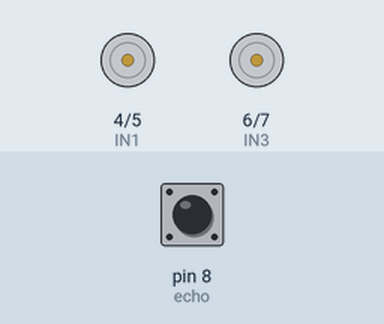
Simulated run of this sketch. Board: Arduino Uno, built with avr-gcc and run on an emulated ATmega328P. Parts: motor-driver pin pairs drawn as motors (green arrow = first pin HIGH = forward, orange = second pin HIGH = backward, longer = more drive). The test bench sets the inputs (shaded band); at power-on: pin 8 (echo) LOW.

Above: at 1.2 s.
1.3 s: pin 8 (echo) pulsed HIGH 2 times (0.12 s each, 0.3 s apart)
At 2.2 s:
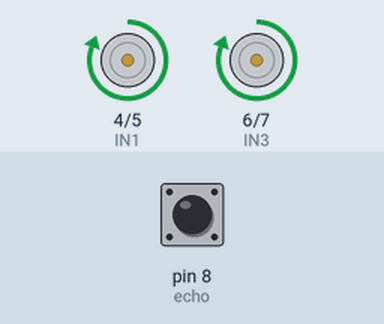
At 2.78 s:
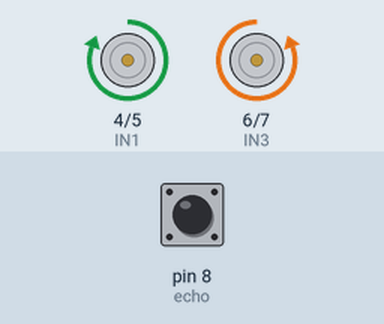
Timing chart, 0 to 10.9 s (numbered marks = the images above; inputs shaded):
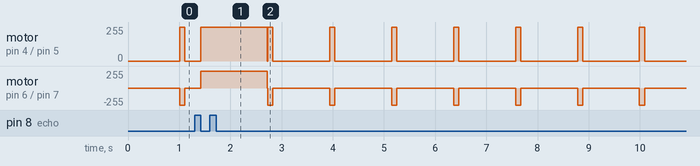

The sketch:

xe_tu_hanh.ino
```cpp
const int trig = 12;
const int echo = 8;
#define IN1  4
#define IN2 5
#define IN3 6
#define IN4 7
#define MAX_SPEED 255
#define MIN_SPEED 0
void setup()
{
  pinMode(IN1, OUTPUT);
  pinMode(IN2, OUTPUT);
  pinMode(IN3, OUTPUT);
  pinMode(IN4, OUTPUT);
  Serial.begin(9600);
}

void motor_1_Dung() {
  digitalWrite(IN1, LOW);
  digitalWrite(IN2, LOW);
}

void motor_2_Dung() {
  digitalWrite(IN3, LOW);
  digitalWrite(IN4, LOW);
}

void motor_1_Tien(int speed) {
  speed = constrain(speed, MIN_SPEED, MAX_SPEED);
  digitalWrite(IN1, HIGH);
  analogWrite(IN2, 255 - speed);
}

void motor_1_Lui(int speed) {
  speed = constrain(speed, MIN_SPEED, MAX_SPEED);
  digitalWrite(IN1, LOW);
  analogWrite(IN2, speed);
}

void motor_2_Tien(int speed) {
  speed = constrain(speed, MIN_SPEED, MAX_SPEED);
  analogWrite(IN3, speed);
  digitalWrite(IN4, LOW);
}

void motor_2_Lui(int speed) {
  speed = constrain(speed, MIN_SPEED, MAX_SPEED);
  digitalWrite(IN4, HIGH);
}


int khoangcach(){
  int distance;
  unsigned long duration;
  digitalWrite(trig,0);
  delayMicroseconds(2);
  digitalWrite(trig,1);
  delayMicroseconds(5);
  digitalWrite(trig,0);

    duration= pulseIn(echo,HIGH);
    distance= int((duration/2)/29.412);
    return distance;
}

void loop(){

    while(khoangcach()>10){
      motor_1_Tien(MAX_SPEED);
      motor_2_Tien(MAX_SPEED);
    }
    motor_2_Dung();
    motor_1_Dung();
    delay(10);
    motor_1_Tien(MAX_SPEED);
    motor_2_Lui(MAX_SPEED);
    delay(100);
    motor_2_Dung();
    motor_1_Dung();
    delay(100);
}
```
